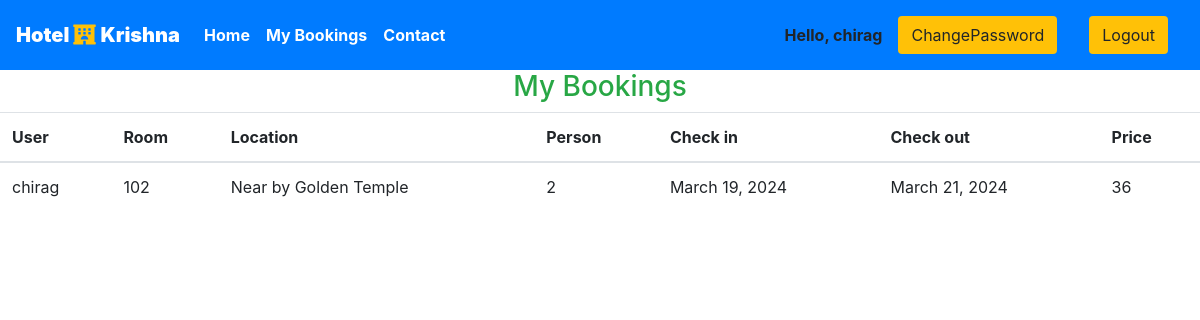
The app's page /user/bookings (signed in) with its own data.
### broomk/models.py (models this page shows, shortened)
class Reservation(models.Model):
    check_in = models.DateField(auto_now =False)
    check_out = models.DateField()
    room = models.ForeignKey(Rooms, on_delete = models.CASCADE)
    guest = models.ForeignKey(User, on_delete= models.CASCADE)
    booking_id = models.CharField(max_length=100,default="null")

class Rooms(models.Model):
    ROOM_STATUS = (
    ("1", "available"),
    ("2", "not available"),
    )
    ROOM_TYPE = (
    ("1", "premium"),
    ("2", "deluxe"),
    ("3","regular"),
    )
    room_type = models.CharField(max_length=50,choices = ROOM_TYPE)
    capacity = models.IntegerField()
    price = models.IntegerField()
    size = models.IntegerField()
    hotel = models.ForeignKey(Hotels, on_delete = models.CASCADE)
    status = models.CharField(choices =ROOM_STATUS,max_length = 15)
    roomnumber = models.IntegerField()

class Hotels(models.Model):
    name = models.CharField(max_length=30,default="Broomk")
    owner = models.CharField(max_length=20)
    location = models.CharField(max_length=50)
    state = models.CharField(max_length=50,default="Punjab")
    country = models.CharField(max_length=50,default="india")

### broomk/views.py (the view)
# urls.py: path('user/bookings', views.user_bookings,name="dashboard"),
@login_required(login_url='/user')
def user_bookings(request):
    if request.user.is_authenticated == False:
        return redirect('userloginpage')
    user = User.objects.all().get(id=request.user.id)
    print(f"request user id ={request.user.id}")
    bookings = Reservation.objects.all().filter(guest=user)
    totalamount = 0.0
    for b in bookings:
        totalamount += b.room.price * (b.check_out - b.check_in).days
    if not bookings:
        messages.warning(request,"No Bookings Found")
    return HttpResponse(render(request,'user/mybookings.html',{'bookings':bookings,'totalamount':totalamount}))

### templates/user/mybookings.html (shortened to what this page needs)
{% extends 'basic.html' %} {% block title %}Dashboard {% endblock title %} {% block body %}
{% load app_tags %}
<h3 class="text-center  text-success">My Bookings </h3>
<table class="table">
    <thead>
        <th>User</th>
        <th>Room</th>
        <th>Location</th>
        <th>Person</th>
        <th>Check in</th>
        <th>Check out</th>
        <th>Price</th>
    </thead>
    {% for each_booking in bookings %}
    <tr>
        <td>{{each_booking.guest.username}}</td>
        <td>{{each_booking.room.roomnumber}}</td>
        <td>{{each_booking.room.hotel.location}}</td>
        <td>{{each_booking.room.capacity}}</td>
        <td>{{each_booking.check_in}}</td>
        <td>{{each_booking.check_out}}</td>
        <td>{{each_booking.room.price}}</td>
    </tr>
    {% endfor %}
</table>
{% endblock body %}

### templates/basic.html (shortened to what this page needs)
{% load static %}
<!DOCTYPE html>
<!DOCTYPE html>
<html lang="en">
<head>
    <link rel="stylesheet" href="https://use.fontawesome.com/releases/v5.7.0/css/all.css"
>
    <link rel="stylesheet" href="{% static 'style\style.css' %}">
    <link rel="stylesheet" href="https://maxcdn.bootstrapcdn.com/bootstrap/4.5.0/css/bootstrap.min.css">
</head>
<body>
    <div class="container-fluid px-0">
        <nav class="navbar navbar-expand-lg navbar-dark bg-primary font-weight-bold">
            <a class="navbar-brand text-bold bg-black " href="/"><b>Hotel </b><i class="fas fa-hotel text-warning"></i>
                <b>Krishna</b></a>
            <div class="collapse navbar-collapse " id="navbarSupportedContent">
                <ul class="navbar-nav mr-auto ">
                    <li class="nav-item active">
                        <a class="nav-link text-bold " href="/home"> Home</a>
                    </li>
                    {% if user.is_staff %}
                    <li class="nav-item active">
                        <a class="nav-link text-bold" href="/staff/panel">Dashboard </a>
                    </li>
                    {% elif user.is_staff == False and user.is_authenticated %}
                    <li class="nav-item active">
                        <a class="nav-link text-bold" href="/user/bookings">My Bookings </a>
                    </li>
                    {% endif %}
                    <li class="nav-item active">
                        <a class="nav-link text-bold" href="{% url 'contactpage' %}">Contact </a>
                    </li>
                </ul>
                {% if request.user.is_authenticated %}
                Hello, {{request.user}}
                <a href="/changepassword" class="nav-link">
                    <button class="btn btn-group bg-warning" data-toggle="modal"
                        data-target="#forlogin">ChangePassword</button>
                </a>
                <a href="/lg" class="nav-link">
                    <button class="btn btn-group bg-warning" data-toggle="modal" data-target="#forlogin">Logout</button>
                </a>
                {% endif %}
            </div>
        </nav>
    </div>
    {% block body %}
    {% endblock body %}
</body>
</html>

### templates/basic.html (style rules this page uses)
a { text-decoration: none; }

### records on screen
Reservation: guest.username "chirag", room.roomnumber "102", room.hotel.location "Near by Golden Temple", room.capacity "2", check_in "March 19, 2024", check_out "March 21, 2024", room.price "36"

### other values on screen
{{ request.user }} "chirag"
